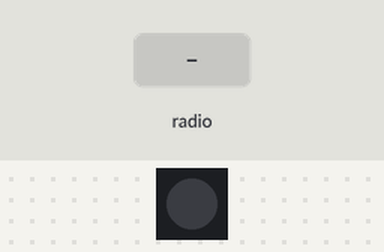
Recording of a program running on a simulated Pycom board running MicroPython. On the bench: 1 RGB LEDs in strip order, left to right. The inputs (shaded band) are chosen by the test bench. The clock reads 2024-03-15 10:24:30 at power-on unless the program sets it; no radio messages arrive unless stated (any console line starting 'radio sent:' is added by the test bench); the LoRaWAN join succeeds after 3 s and a send takes 0.1 s; what the program prints to the serial console is not drawn.

Above: at 1.7 s.
1.8 s: radio message "1" arrives
At 3.8 s:
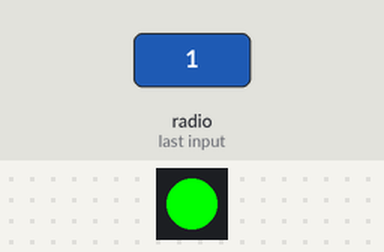
At 19.0 s:
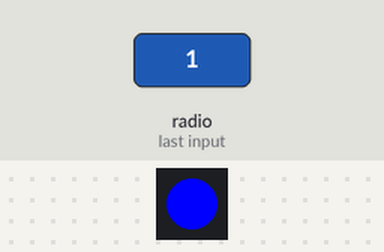
Timing chart, 0 to 20.9 s (numbered marks = the images above; inputs shaded):
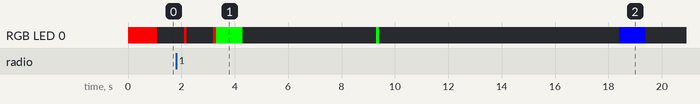

The program:

main.py
```python
# CampusIoT :: Pycom program sample
# Author : Didier DONSEZ

from network import LoRa
from machine import RTC
import socket
import time
import pycom
import binascii

#from L76GNSS import L76GNSS
#from pytrack import Pytrack

import config

pycom.heartbeat(False)
rtc = RTC()

# Initialize PyTrack.
#py = Pytrack()
#l76 = L76GNSS(py, timeout=30)

# Initialize LoRa in LORAWAN mode.
# Please pick the region that matches where you are using the device:
# Asia = LoRa.AS923
# Australia = LoRa.AU915
# Europe = LoRa.EU868
# United States = LoRa.US915
lora = LoRa(mode=LoRa.LORAWAN, region=LoRa.EU868, adr=True,
    public=True,
    tx_retries=2,
    device_class=LoRa.CLASS_A
    )

print('Boot at ', rtc.now())
print('Radio EUI=', binascii.hexlify(lora.mac()))
# create an OTAA authentication parameters

# Device ID: 240AC400C0CE
# LoRa MAC: 70B3D5499BDBEE28 (28EEDB9B49D5B370)

# Pour le PyCom #3

dev_eui = binascii.unhexlify('70B3D5499BB14247')
app_eui = binascii.unhexlify('817976f0d07cd25d999dc8dce626f0dd')
app_key = binascii.unhexlify('684e24b97b6d13853a6f9eeb12160d1f')


# Pour le PyCom 2
'''
dev_eui =binascii.unhexlify('70B3D5499F6B6AA0')
app_key = binascii.unhexlify('51b92f965bdd016181b60cd76af2fd77')
app_eui = binascii.unhexlify('817976f0d07cd25d999dc8dce626f0dd')
'''


RED   = 0xff0000;
GREEN = 0x00ff00;
BLUE  = 0x0000ff;
ORANGE = 0xffa500;
CYAN = 0x00B7EB;
PINK = 0xFF69B4;
OFF   = 0x000000;

DATARATE = 0


while True:
    # join a network using OTAA (Over the Air Activation)
    lora.join(activation=LoRa.OTAA, auth=(dev_eui, app_eui, app_key),
        #dr=config.LORA_NODE_DR,
        timeout=0, dr=DATARATE)
        # timeout: is the maximum time in milliseconds to wait for the Join Accept message to be received. If no timeout (or zero) is given, the call returns immediately and the status of the join request can be checked with lora.has_joined().
        # dr: is an optional value to specify the initial data rate for the Join Request. Possible values are 0 to 5 for EU868, or 0 to 4 for US915.
        # TODO start with dr=5, if timeout, try dr=4, ... until dr=0.
    pycom.rgbled(RED)
    Cont = True

    # wait until the module has joined the network
    while not lora.has_joined():
        time.sleep(1)
        pycom.rgbled(RED)
        time.sleep(0.1)
        pycom.rgbled(OFF)
        print('Not yet joined...')

    # TODO print('Joined with DevAddr=',)

    pycom.rgbled(GREEN)
    time.sleep(1)
    pycom.rgbled(OFF)

    # create a LoRa socket
    s = socket.socket(socket.AF_LORA, socket.SOCK_RAW)

    # set the LoRaWAN data rate
    s.setsockopt(socket.SOL_LORA, socket.SO_DR, DATARATE)

    # selecting confirmed type of messages
    s.setsockopt(socket.SOL_LORA, socket.SO_CONFIRMED, True)

    # make the socket blocking
    s.setblocking(False)

    time.sleep(5.0)
    cpt = 0
    while Cont:
        #coord = l76.coordinates()
        #f.write("{} - {}\n".format(coord, rtc.now()))
        # print("{} - {} - {}".format(coord, rtc.now(), gc.mem_free()))
        #print("{} - {}".format(coord, gc.mem_free()))

        pkt = bytes([cpt & 0xFF, (cpt >> 8) & 0xFF])
        # TODO add coordinates (if PyTrack), LIS2HH12 values for acc
        print('Sending:', pkt)
        s.send(pkt)
        pycom.rgbled(GREEN)
        time.sleep(0.1)
        pycom.rgbled(OFF)
        time.sleep(9)

        rx, port = s.recvfrom(256)


        if rx:
            print('Received: {}, on port: {} ({})'.format(rx, port, lora.stats()))
            pycom.rgbled(BLUE)
            time.sleep(1)
            pycom.rgbled(OFF)
            # TODO special case for port=224 (set confirmation, ask for LinkCheck, force rejoin)
            # TODO port=123 (NTP) for setting RTC  rtc.init((2017, 2, 28, 10, 30, 0, 0, 0))
            # TODO port=?? for setting TX period, Acc threshhold, ...

            # if port=123, set RTC
            if port == 123:
                rtc.init((rx[0]+2000, rx[1], rx[2], rx[3], rx[4], rx[5], 0, 0))
                print('Set RTC at ', rtc.now())

            # if port=200, force to rejoin
            if port == 200:
                print('Rejoin in few seconds ...')
                pycom.rgbled(ORANGE)
                Cont = False

            # if port=201, selecting confirmed type of messages
            if port == 201:
                # selecting confirmed type of messages
                print('Select Confirmed')
                pycom.rgbled(CYAN)
                s.setsockopt(socket.SOL_LORA, socket.SO_CONFIRMED, True)

            # if port=201, selecting confirmed type of messages
            if port == 202:
                # selecting unconfirmed type of messages
                print('Select Unconfirmed')
                pycom.rgbled(PINK)
                s.setsockopt(socket.SOL_LORA, socket.SO_CONFIRMED, False)


        cpt = cpt + 1
        if cpt > 65535:
            #  Rejoin after loop
            print('Rejoin in few seconds ...')
            pycom.rgbled(ORANGE)
            Cont = False
        time.sleep(10)
```

config.py
```python
""" LoPy LoRaWAN configuration options """

import machine
import ubinascii
from network import LoRa

LORA_ADR = True
LORA_NODE_DR = 0
LORA_TX_RETRIES = 2
# LORA_DEVICE_CLASS = LoRa.CLASS_A

# TODO add LORA_NODE_DEVEUI, LORA_NODE_APPEUI, LORA_NODE_APPKEY
```

boot.py
```python
from machine import UART
import machine
import os

uart = UART(0, baudrate=115200)
os.dupterm(uart)

machine.main('main.py')
```
